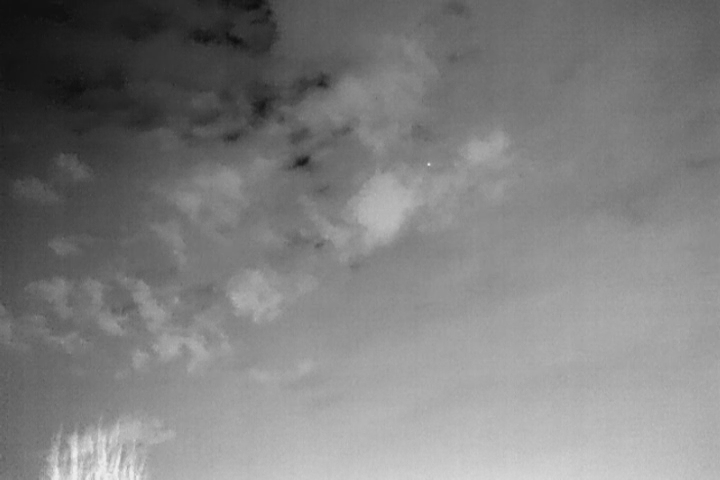
#> input picture DATransNet-master/DATransNet-master/model/RDIAN-main/datasets/example/images/1(1).bmp, 720 x 480 px
$ python dual_view_annotate.py --dir ../../../DATransNet-master/DATransNet-master/model/RDIAN-main/datasets/example/images
#> lines starting #> are read from the running program, lines starting #| are printed output that depends on the picture; after the words box and inside, x2 and y2 are one past the last pixel; in counts of white or black regions, pixels touching at a corner belong together
"""
Multi-window annotator: polygons on ORIGINAL; offline/online preprocessed views for reference.

Windows (toggle with keys):
  MAIN    - original + reference panel(s), annotate on original only
  ROI     - magnified 2x2: original / offline / online / |offline-online| diff
  DIFF    - full-image |offline - online| heatmap (when both refs exist)
  HELP    - shortcut list

Reference sources:
  Online  - apply_defect_preprocess (--mode) on the fly
  Offline - images in --ref-dir (from build_preprocessed_dataset.py), matched by filename stem

Usage:
  # Online reference only
  python scripts/dual_view_annotate.py --dir D:/raw --mode mixed

  # Offline preprocessed folder (faster, fixed pipeline)
  python scripts/dual_view_annotate.py --dir D:/raw --ref-dir D:/raw-mixed --mode mixed

  # Triple panel: original | offline | online
  python scripts/dual_view_annotate.py --dir D:/raw --ref-dir D:/raw-mixed --layout triple

  # Compare only (no annotation)
  python scripts/dual_view_annotate.py --dir D:/raw --ref-dir D:/raw-mixed --compare-only

Keys:
  Left-click on ORIGINAL panel only     add polygon vertex
  Enter / Space                         close polygon
  u / d / s                             undo vertex / delete shape / save
  n / p                                 next / prev image
  +/- / wheel / drag                    zoom / pan (all panels synced)
  v                                     cycle layout: dual-offline, dual-online, triple
  f / g                                 dual mode: show offline / online reference
  t / m / i / h                         toggle ROI / DIFF / single-channel / HELP windows
  c                                     cycle ROI single-channel (RGB / G / B of active ref)
  r                                     reset zoom
  0-9                                   class label
  q / Esc                               quit (auto-save)
"""

from __future__ import annotations

import argparse
import json
import sys
from enum import Enum
from pathlib import Path

import cv2
import numpy as np

ROOT = Path(__file__).resolve().parents[1]
sys.path.insert(0, str(ROOT))

from ultralytics.data.defect_preprocess import apply_defect_preprocess

IMAGE_SUFFIXES = {".bmp", ".jpg", ".jpeg", ".png", ".tif", ".tiff", ".webp"}

WIN_MAIN = "1-MAIN annotate on ORIGINAL"
WIN_ROI = "2-ROI magnifier"
WIN_DIFF = "3-OFFLINE vs ONLINE diff"
WIN_HELP = "4-HELP"

BAR_H = 42
GAP = 5
ROI_TILE = 240
ROI_MARGIN = 6


class Layout(str, Enum):
    DUAL_OFFLINE = "dual-offline"
    DUAL_ONLINE = "dual-online"
    TRIPLE = "triple"


def imread_unicode(path: Path) -> np.ndarray | None:
    data = np.fromfile(str(path), dtype=np.uint8)
    if data.size == 0:
        return None
    return cv2.imdecode(data, cv2.IMREAD_COLOR)


def list_images(folder: Path) -> list[Path]:
    return sorted(p for p in folder.iterdir() if p.is_file() and p.suffix.lower() in IMAGE_SUFFIXES)


# [37 lines left out: functions find_offline_ref, load_labelme_shapes, save_labelme, not called in this run]


def shape_to_pts(shape: dict) -> np.ndarray:
    return np.array(shape.get("points", []), dtype=np.float32)


def draw_overlay(
    im: np.ndarray,
    shapes: list[dict],
    current_pts: list[tuple[float, float]],
    color: tuple[int, int, int] = (0, 255, 255),
) -> np.ndarray:
    out = im.copy()
    for s in shapes:
        pts = shape_to_pts(s).astype(np.int32)
        if pts.shape[0] >= 2:
            cv2.polylines(out, [pts], pts.shape[0] >= 3, (0, 200, 90), 2, cv2.LINE_AA)
        label = str(s.get("label", ""))
        if label and pts.shape[0] > 0:
            cv2.putText(out, label, (pts[0, 0] + 4, pts[0, 1] - 4), cv2.FONT_HERSHEY_SIMPLEX, 0.5, (0, 200, 90), 1, cv2.LINE_AA)
    if current_pts:
        pts = np.array(current_pts, dtype=np.int32)
        for p in pts:
            cv2.circle(out, tuple(p), 4, color, -1, cv2.LINE_AA)
        if len(pts) >= 2:
            cv2.polylines(out, [pts], False, color, 2, cv2.LINE_AA)
    return out


# [21 lines left out: functions resize_to_match, ref_channel_view, abs_diff_vis, not called in this run]


def help_canvas() -> np.ndarray:
    lines = [
        "MAIN: annotate on left ORIGINAL panel only",
        "v=layout  f=offline ref  g=online ref  (dual mode)",
        "t=ROI window  m=DIFF window  i=G-channel  h=this help",
        "Click/LMB=vertex  Enter=close  u=undo  d=del  s=save",
        "n/p=next/prev  +/- / wheel=zoom  drag=pan  r=reset  q=quit",
        "",
        "Offline: --ref-dir (build_preprocessed_dataset.py)",
        "Online:  --mode mixed|point|line (live preprocess)",
        "Triple layout compares both refs side by side.",
    ]
    h, w = 28 * len(lines) + 20, 620
    img = np.full((h, w, 3), 48, dtype=np.uint8)
    for i, line in enumerate(lines):
        cv2.putText(img, line, (12, 22 + i * 28), cv2.FONT_HERSHEY_SIMPLEX, 0.55, (210, 210, 210), 1, cv2.LINE_AA)
    return img


class DualViewSession:
    def __init__(
        self,
        image_dir: Path,
        mode: str,
        labels: list[str],
        start_idx: int,
        ref_dir: Path | None,
        layout: str,
        compare_only: bool,
        roi_size: int,
        show_roi: bool,
        show_diff: bool,
        show_help: bool,
    ) -> None:
        self.image_dir = image_dir
        self.ref_dir = ref_dir
        self.mode = mode
        self.labels = labels or ["defect"]
        self.label_idx = 0
        self.compare_only = compare_only
        self.roi_size = max(120, roi_size)
        self.show_roi = show_roi
        self.show_diff = show_diff
        self.show_help = show_help
        self.ref_channel = "rgb"

        self.files = list_images(image_dir)
        if not self.files:
            raise SystemExit(f"No images in {image_dir}")
        self.idx = max(0, min(start_idx, len(self.files) - 1))

        has_offline = ref_dir is not None
        if layout == "auto":
            self.layout = Layout.TRIPLE if has_offline else Layout.DUAL_ONLINE
        elif layout == "triple":
            self.layout = Layout.TRIPLE
        elif layout == "dual-offline":
            self.layout = Layout.DUAL_OFFLINE
        else:
            self.layout = Layout.DUAL_ONLINE

        self.orig: np.ndarray | None = None
        self.ref_online: np.ndarray | None = None
        self.ref_offline: np.ndarray | None = None
        self.offline_path: Path | None = None
        self.offline_label = "offline N/A"
        self.online_label = f"online ({mode})"
        self.size_warn = ""

        self.shapes: list[dict] = []
        self.current: list[tuple[float, float]] = []
        self.zoom = 1.0
        self.pan_x = 0.0
        self.pan_y = 0.0
        self.mouse_xy: tuple[int, int] | None = None
        self.cursor_img: tuple[float, float] | None = None
        self.drag_last: tuple[int, int] | None = None
        self.panel_w = 0
        self.panel_h = 0
        self.dirty = False
        self._load_image()

    @property
    def image_path(self) -> Path:
        return self.files[self.idx]

    @property
    def json_path(self) -> Path:
        return self.image_path.with_suffix(".json")

    def panel_count(self) -> int:
        if self.layout == Layout.TRIPLE:
            return 3
        return 2

    def panel_titles(self) -> list[str]:
        if self.layout == Layout.TRIPLE:
            return ["ORIGINAL (annotate)", self.offline_label, self.online_label]
        if self.layout == Layout.DUAL_OFFLINE:
            return ["ORIGINAL (annotate)", self.offline_label]
        return ["ORIGINAL (annotate)", self.online_label]

    def panel_images(self) -> list[np.ndarray | None]:
        assert self.orig is not None
        if self.layout == Layout.TRIPLE:
            return [self.orig, self.ref_offline, self.ref_online]
        if self.layout == Layout.DUAL_OFFLINE:
            return [self.orig, self.ref_offline]
        return [self.orig, self.ref_online]

    # [16 lines left out: functions active_ref_for_channel, cycle_layout, not called in this run]

    def _load_image(self) -> None:
        path = self.image_path
        im = imread_unicode(path)
        if im is None:
            raise RuntimeError(f"Cannot read {path}")
        self.orig = im
        h, w = im.shape[:2]
        self.panel_w, self.panel_h = w, h
        self.zoom = 1.0
        self.pan_x = self.pan_y = 0.0
        self.size_warn = ""

        self.ref_online = apply_defect_preprocess(im, mode=self.mode)
        off_path = find_offline_ref(self.ref_dir, path)
        self.offline_path = off_path
        if off_path:
            off_im = imread_unicode(off_path)
            if off_im is not None:
                self.ref_offline, self.offline_label = resize_to_match(off_im, (h, w), f"offline ({off_path.name})")
            else:
                self.ref_offline = None
                self.offline_label = "offline (read fail)"
        else:
            self.ref_offline = None
            self.offline_label = "offline (not found)"

        if self.ref_offline is None and self.layout == Layout.DUAL_OFFLINE:
            self.layout = Layout.DUAL_ONLINE
            print(f"no offline for {path.name}, switch to dual-online")

        if not self.compare_only:
            self.shapes = load_labelme_shapes(self.json_path)
        else:
            self.shapes = load_labelme_shapes(self.json_path)
        self.current = []
        self.dirty = False
        print(f"[{self.idx + 1}/{len(self.files)}] {path.name}  layout={self.layout.value}")

    # [6 lines left out: function save, not called in this run]

    def _view_roi(self) -> tuple[int, int, int, int]:
        z = self.zoom
        vw = max(1, int(round(self.panel_w / z)))
        vh = max(1, int(round(self.panel_h / z)))
        cx = self.panel_w * 0.5 - self.pan_x / z
        cy = self.panel_h * 0.5 - self.pan_y / z
        x0 = int(max(0, min(self.panel_w - vw, round(cx - vw * 0.5))))
        y0 = int(max(0, min(self.panel_h - vh, round(cy - vh * 0.5))))
        x1 = min(self.panel_w, x0 + vw)
        y1 = min(self.panel_h, y0 + vh)
        return x0, y0, x1, y1

    def _render_one_panel(self, im: np.ndarray | None, overlay: bool, placeholder: str) -> np.ndarray:
        tile = np.full((self.panel_h, self.panel_w, 3), 55, dtype=np.uint8)
        if im is None:
            cv2.putText(tile, placeholder, (20, self.panel_h // 2), cv2.FONT_HERSHEY_SIMPLEX, 0.7, (140, 140, 200), 2, cv2.LINE_AA)
            return tile
        x0, y0, x1, y1 = self._view_roi()
        src = draw_overlay(im, self.shapes, self.current) if overlay else im
        crop = src[y0:y1, x0:x1]
        return cv2.resize(crop, (self.panel_w, self.panel_h), interpolation=cv2.INTER_LINEAR)

    # [10 lines left out: function _canvas_to_image, not called in this run]

    def _panel_origin_x(self, panel_idx: int) -> int:
        return panel_idx * (self.panel_w + GAP)

    # [9 lines left out: function _display_to_panel, not called in this run]

    def render_main(self) -> np.ndarray:
        n = self.panel_count()
        w = n * self.panel_w + (n - 1) * GAP
        h = self.panel_h + BAR_H
        canvas = np.full((h, w, 3), 40, dtype=np.uint8)
        titles = self.panel_titles()
        images = self.panel_images()
        for i, (title, im) in enumerate(zip(titles, images)):
            ph = "missing" if im is None else ""
            tile = self._render_one_panel(im, overlay=(i == 0), placeholder=ph)
            x0 = self._panel_origin_x(i)
            canvas[BAR_H : BAR_H + self.panel_h, x0 : x0 + self.panel_w] = tile
            color = (80, 255, 180) if i == 0 else (180, 200, 255)
            cv2.putText(canvas, title, (x0 + 8, 30), cv2.FONT_HERSHEY_SIMPLEX, 0.55, color, 2, cv2.LINE_AA)
            if i > 0:
                cv2.line(canvas, (x0, 0), (x0, h), (65, 65, 65), 1)

        status = f"[{self.idx + 1}/{len(self.files)}] {self.image_path.name}"
        if self.compare_only:
            status += "  [COMPARE ONLY]"
        else:
            status += f"  label={self.labels[self.label_idx]}"
        cv2.putText(canvas, status, (8, h - 10), cv2.FONT_HERSHEY_SIMPLEX, 0.48, (190, 190, 190), 1, cv2.LINE_AA)

        if self.mouse_xy and self.cursor_img:
            mx, my = self.mouse_xy
            cv2.line(canvas, (mx, BAR_H), (mx, h), (80, 80, 80), 1)
            cv2.line(canvas, (0, my), (w, my), (80, 80, 80), 1)
            ix, iy = self.cursor_img
            x0, y0, x1, y1 = self._view_roi()
            vw, vh = max(1, x1 - x0), max(1, y1 - y0)
            for i in range(n):
                px = int(round((ix - x0) / vw * self.panel_w))
                py = int(round((iy - y0) / vh * self.panel_h))
                ox = self._panel_origin_x(i) + px
                cv2.drawMarker(canvas, (ox, BAR_H + py), (0, 220, 255), cv2.MARKER_CROSS, 14, 1, cv2.LINE_AA)
        return canvas

    # [15 lines left out: function _crop_at, not called in this run]

    def render_roi(self) -> np.ndarray | None:
        if self.cursor_img is None or self.orig is None:
            return None
        ix, iy = self.cursor_img
        half = int(self.roi_size * 0.5 / max(self.zoom, 0.5))
        half = max(20, min(half, 400))
        tiles = [
            ("original", self._crop_at(self.orig, ix, iy, half)),
            ("offline", self._crop_at(self.ref_offline, ix, iy, half)),
            ("online", self._crop_at(ref_channel_view(self.active_ref_for_channel(), self.ref_channel), ix, iy, half)),
        ]
        if self.ref_offline is not None and self.ref_online is not None:
            h, w = self.orig.shape[:2]
            o, _ = resize_to_match(self.ref_offline, (h, w), "")
            on = self.ref_online
            x0 = int(max(0, ix - half))
            y0 = int(max(0, iy - half))
            x1 = int(min(w, ix + half))
            y1 = int(min(h, iy + half))
            diff = abs_diff_vis(o[y0:y1, x0:x1], on[y0:y1, x0:x1])
            tiles.append(("|off-on|", cv2.resize(diff, (ROI_TILE, ROI_TILE))))
        else:
            tiles.append(("diff N/A", np.full((ROI_TILE, ROI_TILE, 3), 50, dtype=np.uint8)))

        cols = 2
        rows = (len(tiles) + 1) // 2
        th = ROI_TILE * rows + ROI_MARGIN * (rows + 1) + 30
        tw = ROI_TILE * cols + ROI_MARGIN * (cols + 1)
        canvas = np.full((th, tw, 3), 35, dtype=np.uint8)
        for k, (name, tile) in enumerate(tiles):
            r, c = divmod(k, cols)
            y0 = 30 + ROI_MARGIN + r * (ROI_TILE + ROI_MARGIN)
            x0 = ROI_MARGIN + c * (ROI_TILE + ROI_MARGIN)
            canvas[y0 : y0 + ROI_TILE, x0 : x0 + ROI_TILE] = tile
            cv2.putText(canvas, name, (x0, y0 - 6), cv2.FONT_HERSHEY_SIMPLEX, 0.5, (200, 200, 200), 1, cv2.LINE_AA)
        return canvas

    # [75 lines left out: functions render_diff_full, close_polygon, add_point, undo_point, delete_last_shape, next_image and 1 more, not called in this run]


def run_session(session: DualViewSession) -> None:
    # [27 lines left out: function on_mouse_main, not called in this run]

    cv2.namedWindow(WIN_MAIN, cv2.WINDOW_NORMAL)
    cv2.setMouseCallback(WIN_MAIN, on_mouse_main)
    if session.show_roi:
        cv2.namedWindow(WIN_ROI, cv2.WINDOW_AUTOSIZE)
    if session.show_diff:
        cv2.namedWindow(WIN_DIFF, cv2.WINDOW_NORMAL)
    if session.show_help:
        cv2.namedWindow(WIN_HELP, cv2.WINDOW_AUTOSIZE)
        cv2.imshow(WIN_HELP, help_canvas())

    print("Windows: MAIN" + (" ROI" if session.show_roi else "") + (" DIFF" if session.show_diff else "") + (" HELP" if session.show_help else ""))
    print("Keys: v=layout f/g=dual-ref t/m/h/i=windows  (see HELP window)")

    while True:
        cv2.imshow(WIN_MAIN, session.render_main())
        if session.show_roi:
            roi = session.render_roi()
            if roi is not None:
                cv2.imshow(WIN_ROI, roi)
        if session.show_diff:
            diff = session.render_diff_full()
            if diff is not None:
                cv2.imshow(WIN_DIFF, diff)
            else:
                blank = np.full((120, 480, 3), 40, dtype=np.uint8)
                cv2.putText(blank, "DIFF: need --ref-dir + online", (10, 70), cv2.FONT_HERSHEY_SIMPLEX, 0.6, (180, 180, 220), 1)
                cv2.imshow(WIN_DIFF, blank)

        key = cv2.waitKey(20) & 0xFF
        if key in (ord("q"), 27):
            if session.dirty:
                session.save()
            break
        if key in (ord("n"),):
            session.next_image(1)
        elif key in (ord("p"),):
            session.next_image(-1)
        elif key == ord("s"):
            session.save()
        elif key == ord("u"):
            session.undo_point()
        elif key == ord("d"):
            session.delete_last_shape()
        elif key in (13, 32):
            session.close_polygon()
        elif key in (ord("+"), ord("=")):
            session.zoom_at(1.2, session.panel_w // 2, BAR_H + session.panel_h // 2)
        elif key in (ord("-"), ord("_")):
            session.zoom_at(1 / 1.2, session.panel_w // 2, BAR_H + session.panel_h // 2)
        elif key == ord("r"):
            session.zoom, session.pan_x, session.pan_y = 1.0, 0.0, 0.0
        elif key == ord("v"):
            session.cycle_layout()
        elif key == ord("f") and session.ref_dir:
            session.layout = Layout.DUAL_OFFLINE
            print("layout -> dual-offline")
        elif key == ord("g"):
            session.layout = Layout.DUAL_ONLINE
            print("layout -> dual-online")
        elif key == ord("t"):
            session.show_roi = not session.show_roi
            if session.show_roi:
                cv2.namedWindow(WIN_ROI, cv2.WINDOW_AUTOSIZE)
            else:
                cv2.destroyWindow(WIN_ROI)
        elif key == ord("m"):
            session.show_diff = not session.show_diff
            if session.show_diff:
                cv2.namedWindow(WIN_DIFF, cv2.WINDOW_NORMAL)
            else:
                cv2.destroyWindow(WIN_DIFF)
        elif key == ord("h"):
            session.show_help = not session.show_help
            if session.show_help:
                cv2.namedWindow(WIN_HELP, cv2.WINDOW_AUTOSIZE)
                cv2.imshow(WIN_HELP, help_canvas())
            else:
                cv2.destroyWindow(WIN_HELP)
        elif key == ord("i"):
            session.ref_channel = {"rgb": "g", "g": "b", "b": "r", "r": "rgb"}.get(session.ref_channel, "rgb")
            print(f"ref channel view -> {session.ref_channel}")
        elif ord("0") <= key <= ord("9"):
            li = key - ord("0")
            if li < len(session.labels):
                session.label_idx = li

    cv2.destroyAllWindows()


def parse_args() -> argparse.Namespace:
    p = argparse.ArgumentParser(description="Multi-window annotate on original; offline/online reference")
    p.add_argument("--dir", type=Path, required=True, help="Original images + LabelMe JSON output")
    p.add_argument("--ref-dir", type=Path, default=None, help="Offline preprocessed images (same stems)")
    p.add_argument("--mode", type=str, default="mixed", choices=["none", "point", "line", "mixed"])
    p.add_argument(
        "--layout",
        type=str,
        default="auto",
        choices=["auto", "dual-offline", "dual-online", "triple"],
        help="auto=triple if --ref-dir else dual-online",
    )
    p.add_argument("--labels", type=str, default="defect", help="Comma-separated classes (0-9)")
    p.add_argument("--start", type=int, default=0)
    p.add_argument("--compare-only", action="store_true", help="Browse/compare only, no new polygons")
    p.add_argument("--roi-size", type=int, default=180, help="ROI half-size base (pixels at zoom=1)")
    p.add_argument("--no-roi", action="store_true", help="Do not open ROI magnifier window")
    p.add_argument("--no-diff", action="store_true", help="Do not open offline vs online diff window")
    p.add_argument("--no-help", action="store_true", help="Do not open HELP window")
    return p.parse_args()


def main() -> None:
    args = parse_args()
    labels = [x.strip() for x in args.labels.split(",") if x.strip()]
    ref_dir = args.ref_dir.expanduser().resolve() if args.ref_dir else None
    session = DualViewSession(
        image_dir=args.dir.expanduser().resolve(),
        mode=args.mode,
        labels=labels,
        start_idx=args.start,
        ref_dir=ref_dir,
        layout=args.layout,
        compare_only=args.compare_only,
        roi_size=args.roi_size,
        show_roi=not args.no_roi,
        show_diff=not args.no_diff and ref_dir is not None,
        show_help=not args.no_help,
    )
#> in imread_unicode, returned value is the input picture: shape (480, 720, 3); min 14, max 238, mean 126.2
#> (the call stopped at in _load_image, `self.ref_online = apply_defect_preprocess(im, mode=self.mode)`: ultralytics is not available in this run)
    run_session(session)
#> in run_session, `cv2.imshow(WIN_HELP, help_canvas())`:
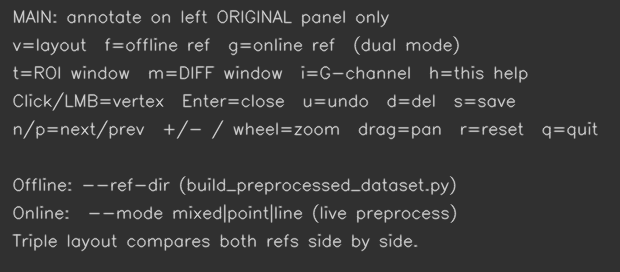
#> window '4-HELP': shape (272, 620, 3); min 48, max 210, mean 57.2
#> in render_main, `images = self.panel_images()`: images = 2 items
#> the loop in render_main, `for i, (title, im) in enumerate(zip(titles, images)):` made 2 passes
#> (title, ph, x0) on pass 1: ('ORIGINAL (annotate)', '', 0)
#> (title, im, ph, x0, color) on pass 2: ('online (mixed)', None, 'missing', 725, (180, 200, 255))
#> pass 2, in render_main, `tile = self._render_one_panel(im, overlay=(i == 0), placeholder=ph)`:
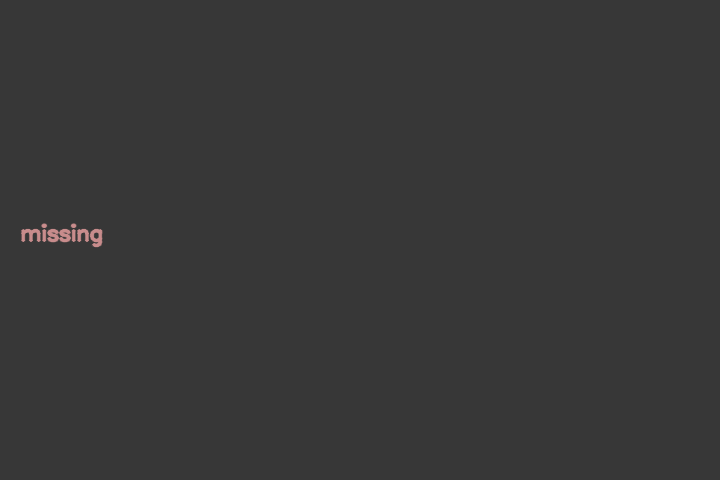
#> tile: shape (480, 720, 3); mean of channels 0, 1, 2 55.2, 55.2, 55.3; drawn as B, G, R
#> after the loop in render_main, `for i, (title, im) in enumerate(zip(titles, images)):`:
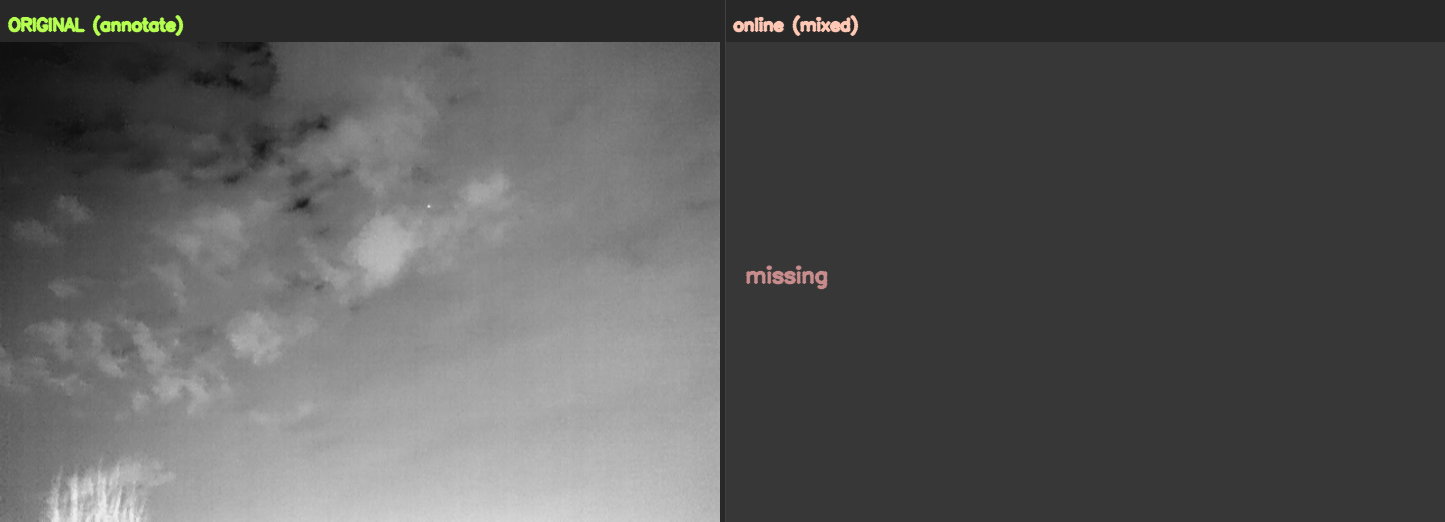
#> canvas: shape (522, 1445, 3); mean of channels 0, 1, 2 86.8, 87.2, 87.1; drawn as B, G, R
#> in render_main, `cv2.putText(canvas, status, (8, h - 10), cv2.FONT_HERSHEY_SIMPLEX, 0.4..`: canvas: shape (522, 1445, 3); 0.16% of pixels changed, all inside (x1, y1, x2, y2) = (9, 499, 238, 517)
#> (key q is pressed here)


if __name__ == "__main__":
    main()
